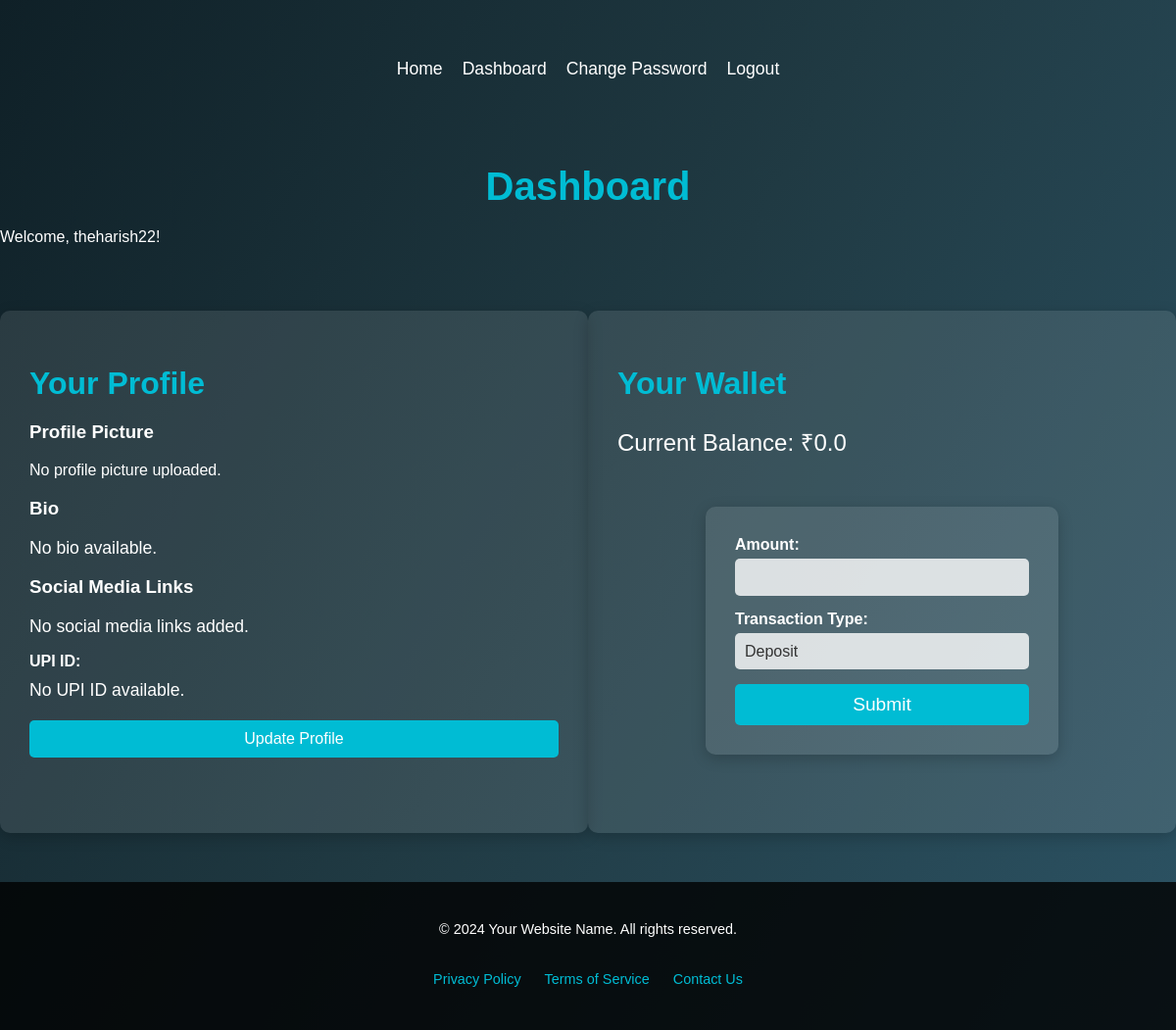
Page /wallet (signed in) on the earlier database version.
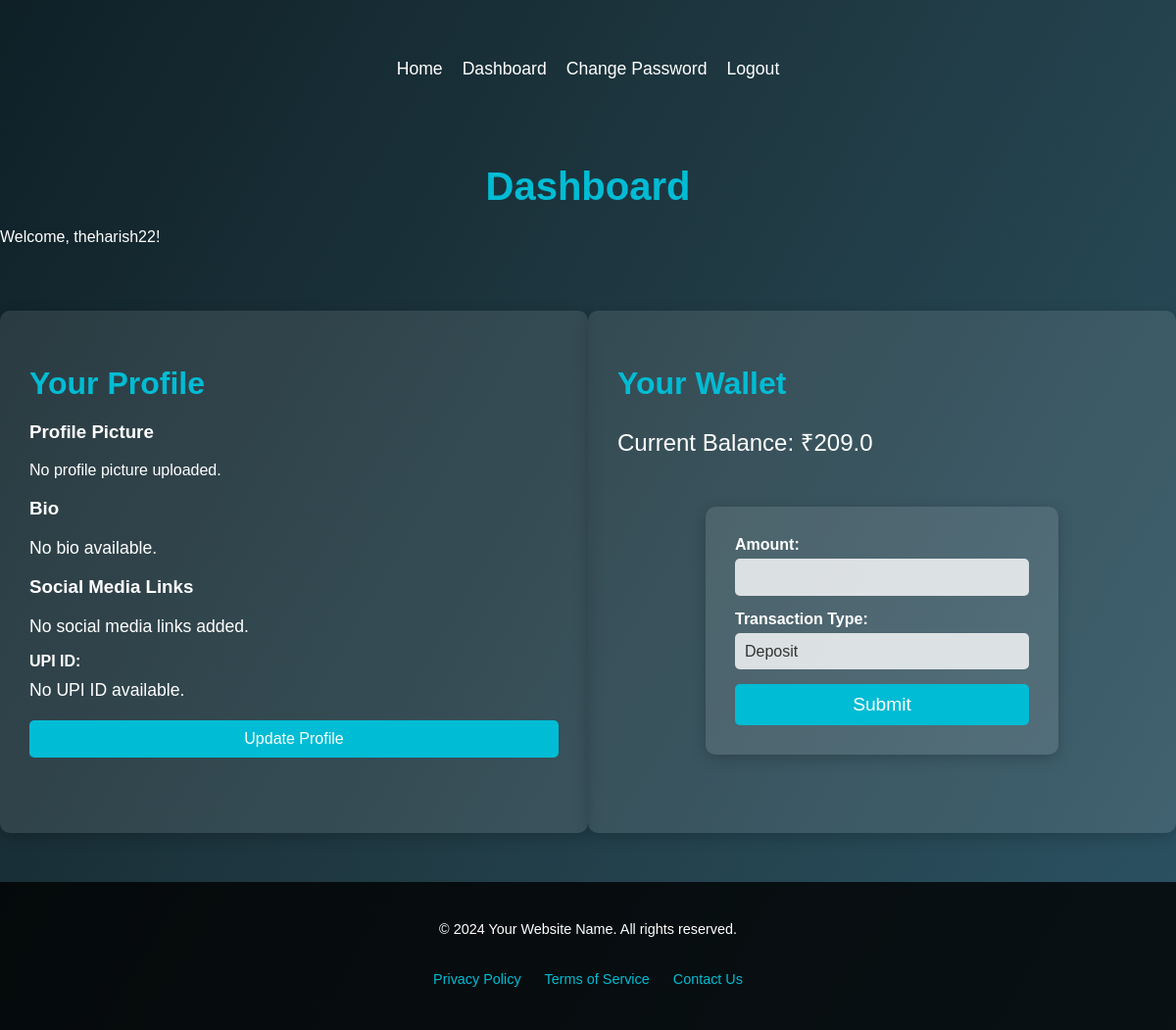
Same page on the later database version.
### app.py (models this page shows, shortened)
class User(db.Model, UserMixin):
    id = db.Column(db.Integer, primary_key=True)
    username = db.Column(db.String(100), unique=True, nullable=False)
    email = db.Column(db.String(120), unique=True, nullable=False)
    password_hash = db.Column(db.String(128), nullable=False)
    profile_picture = db.Column(db.String(150), nullable=True)
    bio = db.Column(db.Text, nullable=True)
    social_media_links = db.Column(db.JSON, nullable=True)
    is_admin = db.Column(db.Boolean, default=False)
    wallet_balance = db.Column(db.Float, default=0.0)
    upi_id = db.Column(db.String(100), nullable=True)  # Added UPI ID field
    phone_number = db.Column(db.String(15), unique=True,nullable=False)

### app.py (the view, shortened to what this page needs)
@app.route('/wallet', methods=['GET', 'POST'])
@login_required
def wallet():
    return render_template('dashboard.html', user=current_user, balance=current_user.wallet_balance)

### app.py (called while the page is built)
@login_manager.user_loader
def load_user(user_id):
    return User.query.get(int(user_id))

### templates/dashboard.html (shortened to what this page needs)
{% extends 'base.html' %}
{% block content %}
<h1>Dashboard</h1>
<p>Welcome, {{ current_user.username }}!</p>
<div class="profile-container">
    <div class="profile-overview">
        <h2>Your Profile</h2>
        <div class="profile-picture">
            <h3>Profile Picture</h3>
            {% if current_user.profile_picture %}
                <img src="{{ url_for('static', filename='profile_pics/' ~ current_user.profile_picture) }}" alt="Profile Picture" style="max-width: 200px;">
            {% else %}
                <p>No profile picture uploaded.</p>
            {% endif %}
        </div>
        <div class="bio-section">
            <h3>Bio</h3>
            <p>{{ current_user.bio if current_user.bio else "No bio available." }}</p>
        </div>
        <div class="social-media-section">
            <h3>Social Media Links</h3>
            <ul>
                {% if current_user.social_media_links %}
                    {% for platform, link in current_user.social_media_links.items() %}
                        <li><a href="{{ link }}" target="_blank">{{ platform }}</a></li>
                    {% endfor %}
                {% else %}
                    <p>No social media links added.</p>
                {% endif %}
            </ul>
        </div>
        <div class="form-group">
            <label for="upi_id">UPI ID:</label>
            <p>{{ current_user.upi_id if current_user.upi_id else "No UPI ID available." }}</p>
        </div>
        <div class="update-profile-section">
            <a href="{{ url_for('update_profile') }}" class="btn btn-primary">Update Profile</a>
        </div>
    </div>
    <div class="wallet-section">
        <h2>Your Wallet</h2>
        <p>Current Balance: ₹{{ balance  if balance is not none else 0 }}</p>
        <form action="{{ url_for('wallet') }}" method="POST">
            <label for="amount">Amount:</label>
            <input type="number" id="amount" name="amount" step="0.01" min="0" required>
            <label for="transaction_type">Transaction Type:</label>
            <select id="transaction_type" name="transaction_type" required>
                <option value="deposit">Deposit</option>
            </select>
            <button type="submit" class="btn btn-primary">Submit</button>
        </form>
    </div>
</div>
{% endblock %}

### templates/base.html (shortened to what this page needs)
<!DOCTYPE html>
<html lang="en">
<head>
    <link rel="stylesheet" href="{{ url_for('static', filename='css/styles.css') }}">
</head>
<body>
    <nav>
        <a href="{{ url_for('index') }}">Home</a>
        {% if current_user.is_authenticated %}
            <a href="{{ url_for('dashboard') }}">Dashboard</a>
            <a href="{{ url_for('change_password') }}">Change Password</a>
            <a href="{{ url_for('logout') }}">Logout</a>
        {% else %}
            <a href="{{ url_for('login') }}">Login</a>
            <a href="{{ url_for('register') }}">Register</a>
        {% endif %}
    </nav>
    {% block content %}{% endblock %}
<footer>
    <div class="footer-content">
        <p>&copy; 2024 Your Website Name. All rights reserved.</p>
        <ul>
            <li><a href="/privacy-policy">Privacy Policy</a></li>
            <li><a href="/terms-of-service">Terms of Service</a></li>
            <li><a href="/contact">Contact Us</a></li>
        </ul>
    </div>
</footer>
</body>
</html>

### static/css/styles.css (style rules this page uses)
body, html { margin: 0; padding: 0; font-family: 'Arial', sans-serif; background: linear-gradient(120deg, #0f2027, #203a43, #2c5364); color: #fff; overflow-x: hidden; }
nav { display: flex; justify-content: center; padding: 50px; }
nav a { color: #fff; text-decoration: none; font-size: 1.1rem; transition: color 0.3s ease; margin: 10px; }
footer { background-color: rgba(0, 0, 0, 0.8); padding: 30px; text-align: center; font-size: 0.9rem; }
footer p { margin: 10px 0; }
footer ul { list-style: none; padding: 0; }
footer ul li { display: inline-block; margin: 0 10px; }
footer ul li a { color: #00bcd4; text-decoration: none; transition: color 0.3s ease; }
form { background-color: rgba(255, 255, 255, 0.1); padding: 30px; border-radius: 10px; box-shadow: 0 4px 15px rgba(0, 0, 0, 0.2); width: 300px; margin: 50px auto; animation: fadeInUp 1s ease; }
label { display: block; margin-bottom: 5px; font-weight: bold; font-size: 1rem; }
a { color: #00bcd4; text-decoration: none; display: block; text-align: center; margin-top: 20px; transition: color 0.3s ease; }
h1 { text-align: center; font-size: 2.5rem; margin-bottom: 20px; color: #00bcd4; animation: fadeInDown 1.5s ease; }
.profile-container { display: flex; justify-content: space-around; padding: 50px 0; animation: fadeInUp 1s ease; }
.profile-overview, .wallet-section { background-color: rgba(255, 255, 255, 0.1); padding: 30px; border-radius: 10px; width: 45%; box-shadow: 0 4px 15px rgba(0, 0, 0, 0.2); transition: transform 0.3s ease, box-shadow 0.3s ease; }
.profile-overview h2, .wallet-section h2 { font-size: 2rem; margin-bottom: 20px; color: #00bcd4; }
.bio-section p, .social-media-section p, .form-group p { font-size: 1.1rem; margin: 10px 0; color: #fff; }
.social-media-section ul { list-style: none; padding: 0; }
.update-profile-section { text-align: center; margin-top: 20px; }
.update-profile-section .btn { background-color: #00bcd4; color: #fff; padding: 10px 20px; border-radius: 5px; text-decoration: none; transition: background-color 0.3s ease; }
.wallet-section p { font-size: 1.5rem; margin-bottom: 20px; color: #fff; }
.wallet-section form { display: flex; flex-direction: column; }
.wallet-section label { margin-bottom: 5px; font-weight: bold; color: #fff; }
.wallet-section input[type="number"], .wallet-section select { padding: 10px; border-radius: 5px; border: none; margin-bottom: 15px; background-color: rgba(255, 255, 255, 0.8); color: #333; font-size: 1rem; }
.wallet-section button[type="submit"] { padding: 10px; border-radius: 5px; border: none; background-color: #00bcd4; color: #fff; font-size: 1.2rem; cursor: pointer; transition: background-color 0.3s ease; }
.btn { padding: 8px 15px; border-radius: 5px; text-align: center; text-decoration: none; cursor: pointer; transition: background-color 0.3s ease; }
.btn-primary { background-color: #3498db; color: white; }
a { color: #3498db; text-decoration: none; }
select { width: 100%; padding: 10px; border: 1px solid #ccc; border-radius: 5px; background-color: #f9f9f9; font-size: 16px; color: #333; cursor: pointer; appearance: none; -webkit-appearance: none; -moz-appearance: none; }
select::after { content: '▼'; font-size: 12px; color: #333; position: absolute; right: 10px; top: 50%; transform: translateY(-50%); pointer-events: none; }
option { padding: 10px; background-color: #ffffff; color: #333; font-size: 16px; cursor: pointer; }
option:checked { background-color: #007bff; color: #fff; }

Differences in the rows shown:
changed User "No bio available.": wallet_balance "0.0" → "209.0"
